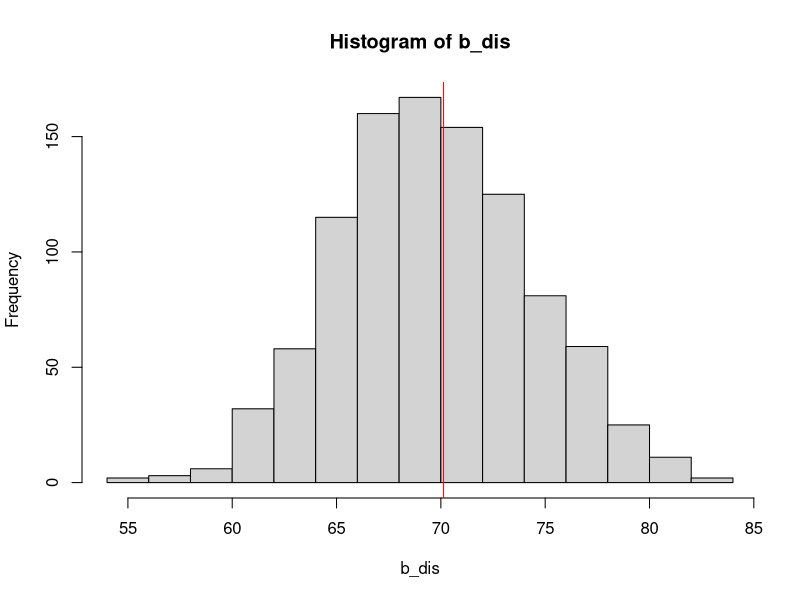

This chart was generated by the following R code:
## ---- chunk 1
knitr::opts_chunk$set(echo = TRUE)
setwd("/Users/marikaolijar/Desktop/sample_folder")
## ---- chunk 2
set.seed(12345)
rbinom(5, 1, .5)
rbinom(10, 1, .5)
rbinom(50, 1, .5)
rbinom(100, 1, .5)
rbinom(1000, 1, .5)
rbinom(10000, 1, .5)
mean(rbinom(10000, 1, .5))
mean(rbinom(1000, 1, .5))
mean(rbinom(100, 1, .5))
## ---- chunk 3
set.seed(12345)
b_dis <- rbinom(1000, 100, .7)   
mean(b_dis)
## ---- chunk 4
set.seed(12345)
library(tidyverse)
hist(b_dis)
abline (v = mean(b_dis), col = "red")
## ---- chunk 5
set.seed(12345)
dbinom(70, 100, .7)
## ---- chunk 6
set.seed(12345)
pbinom(70, 100, .7)
## ---- chunk 7
set.seed(12345)
pbinom(100, 110, 0.88, lower.tail = FALSE)
#other version with the lower.tail = T 
pbinom(9, 110, 0.12)
## ---- chunk 8

